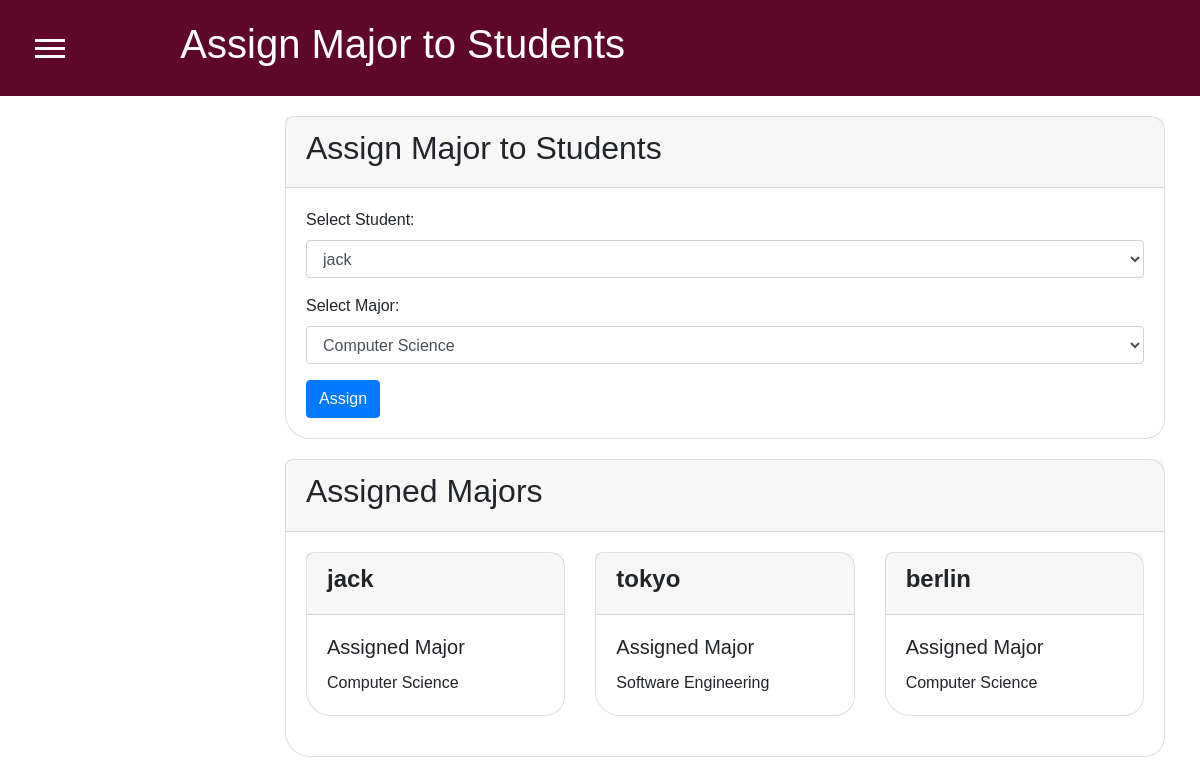
Page /Admin/admin_assign_major.php (signed in) on the committed database.
### tables this page shows
CREATE TABLE `users` (
  `user_id` int(11) NOT NULL,
  `username` varchar(50) NOT NULL,
  `password` varchar(255) NOT NULL,
  `email` varchar(100) NOT NULL,
  `role` enum('student','teacher','admin') NOT NULL
);

CREATE TABLE `major` (
  `major_id` int(11) NOT NULL,
  `major_name` text NOT NULL,
  `major_year` text NOT NULL,
  `major_description` text NOT NULL
);

### Admin/admin_assign_major.php (the view, shortened to what this page needs)
<?php
include('../includes/config.php');
function getAllStudents() {
    global $conn;
    $sql = "SELECT * FROM users WHERE role='student'";
    $result = $conn->query($sql);
    $students = array();
    if ($result->num_rows > 0) {
        while ($row = $result->fetch_assoc()) {
            $students[] = $row;
        }
    }
    return $students;
}
function getAllMajors() {
    global $conn;
    $sql = "SELECT * FROM major";
    $result = $conn->query($sql);
    $majors = array();
    if ($result->num_rows > 0) {
        while ($row = $result->fetch_assoc()) {
            $majors[] = $row;
        }
    }
    return $majors;
}
$students = getAllStudents();
$majors = getAllMajors();
?>
<!DOCTYPE html>
<html>
<head>
    <link rel="stylesheet" href="https://stackpath.bootstrapcdn.com/bootstrap/4.5.2/css/bootstrap.min.css">
    <link rel="stylesheet" href="../css/styles.css">
</head>
<body>
    <div class="container-fluid">
        <div class="row">
            <div class="col-md-12 dashboard-header">
            <?php include('AdminNavbar.php'); ?>
                <h1 class="dashboard-title"><i class="fas fa-bars menu-icon"></i>Assign Major to Students</h1>
            </div>
        </div>
    </div>
    <div class="content">
        <div class="container-fluid">
            <div class="card">
                <div class="card-header">
                    <h2>Assign Major to Students</h2>
                </div>
                <div class="card-body">
                    <form method="post" action="<?php echo htmlspecialchars($_SERVER["PHP_SELF"]); ?>">
                        <div class="form-group">
                            <label for="student">Select Student:</label>
                            <select class="form-control" id="student" name="student_id">
                                <?php foreach ($students as $student) { ?>
                                    <option value="<?php echo $student['user_id']; ?>"><?php echo $student['username']; ?></option>
                                <?php } ?>
                            </select>
                        </div>
                        <div class="form-group">
                            <label for="major">Select Major:</label>
                            <select class="form-control" id="major" name="major_id">
                                <?php foreach ($majors as $major) { ?>
                                    <option value="<?php echo $major['major_id']; ?>"><?php echo $major['major_name']; ?></option>
                                <?php } ?>
                            </select>
                        </div>
                        <button type="submit" class="btn btn-primary" name="assign">Assign</button>
                    </form>
                </div>
            </div>
            <div class="card">
                <div class="card-header">
                    <h2>Assigned Majors</h2>
                </div>
                <div class="card-body">
                    <div class="row">
                        <?php foreach ($students as $student) { ?>
                            <div class="col-md-4">
                                <div class="card">
                                    <div class="card-header">
                                        <h4><strong><?php echo $student['username']; ?></strong></h4>
                                    </div>
                                    <div class="card-body">
                                        <h5 class="card-title">Assigned Major</h5>
                                        <p class="card-text">
                                            <?php
                                            $student_id = $student['user_id'];
                                            $sql = "SELECT major_name FROM student_major JOIN major ON student_major.major_id = major.major_id WHERE student_major.student_id = $student_id";
                                            $result = $conn->query($sql);
                                            if ($result->num_rows > 0) {
                                                $row = $result->fetch_assoc();
                                                echo $row['major_name'];
                                            } else {
                                                echo 'No major assigned.';
                                            }
                                            ?>
                                        </p>
                                    </div>
                                </div>
                            </div>
                        <?php } ?>
                    </div>
                </div>
            </div>
        </div>
    </div>
</body>
</html>

### css/styles.css (style rules this page uses)
body { font-family: Arial, sans-serif; }
.content { margin-left: 250px; padding: 20px; }

### css/navbar.css (style rules this page uses)
:root { --white-color: #fff; --paraText-color: #777; --heading-color: #333; --primary-color: rgb(31, 153, 167); --secondary-color: rgb(94, 7, 40); }
body, html { margin: 0; padding: 0; width: 100%; height: 100%; overflow-x: hidden; }

### Admin/admin_assign_major.php (style rules this page uses)
.card { margin-bottom: 20px; }
.card { transition: transform 0.3s ease, box-shadow 0.3s ease; border-radius: 8px 15px 20px 25px; }
:root { --white-color: #fff; --paraText-color: #777; --heading-color: #333; --primary-color: rgb(31, 153, 167); --secondary-color: rgb(94, 7, 40); }
.dashboard-header { background-color: var(--secondary-color); padding: 20px; display: flex; justify-content: space-between; align-items: center; }
.dashboard-title { color: white; display: flex; align-items: center; margin-right: 555px; }

### rows in the picture
users: username "jack", major.major_name "Computer Science"
users: username "tokyo", major.major_name "Software Engineering"
users: username "berlin", major.major_name "Computer Science"

### other values in the picture
form field student_id "jack"
form field major_id "Computer Science"
